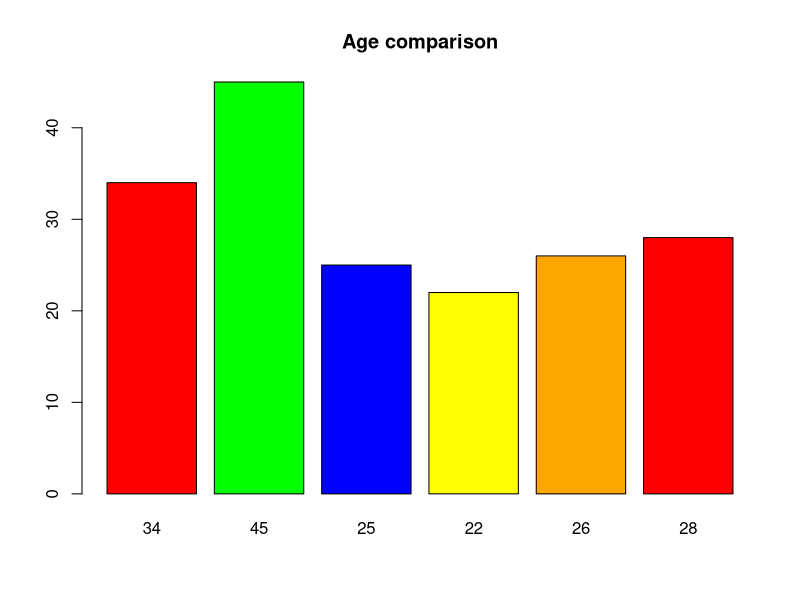

The R source for this figure:
## ---- chunk 1
library(knitr)
library(rmarkdown)
library(ggplot2)
library(tidyverse)
age <- c(34,45,25,22,26,28)
colors <- c("red","green","blue","yellow","orange")
barplot(age,col=colors,names.arg = age,main = "Age comparison")
